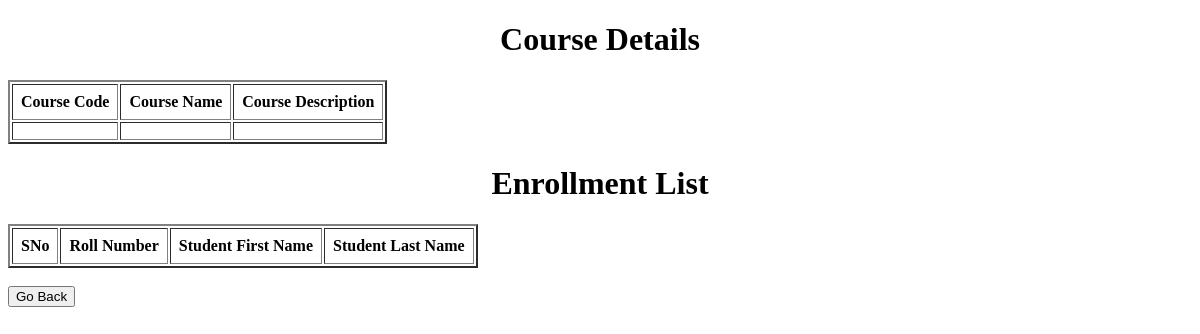
Page /course/3 on the earlier database version.
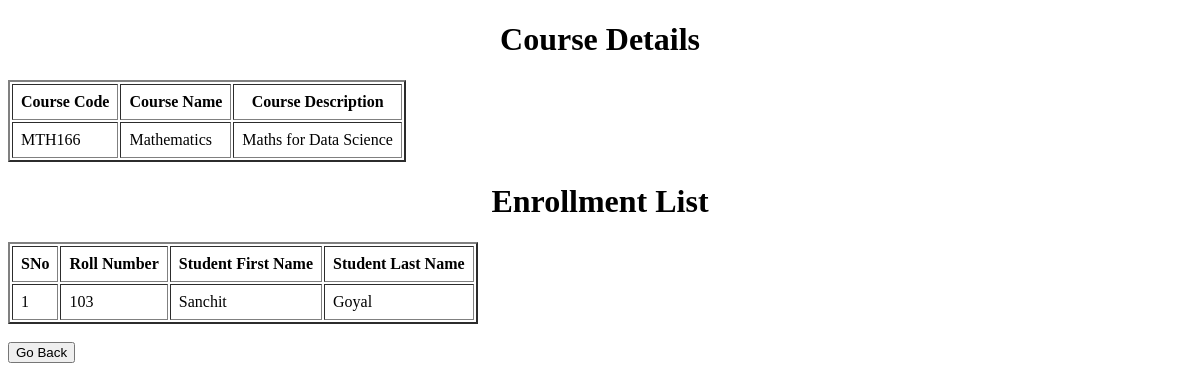
Same page on the later database version.
### app.py (models this page shows)
class Course(db.Model):
    course_id = db.Column(db.Integer, primary_key = True, autoincrement = True)
    course_code = db.Column(db.String, unique = True, nullable = False)
    course_name = db.Column(db.String, nullable = False)
    course_description = db.Column(db.String)
    students = db.relationship("Student", backref = "courses", secondary = "enrollments")

class Student(db.Model):
    student_id = db.Column(db.Integer, primary_key = True, autoincrement = True)
    roll_number = db.Column(db.String, unique = True, nullable = False)
    first_name = db.Column(db.String, nullable = False)
    last_name = db.Column(db.String)

### app.py (the view)
@app.route('/course/<int:course_id>')
def course_info(course_id):
    this_course = Course.query.get(course_id)
    print(this_course)
    return render_template("course_info.html", course = this_course)

### templates/course_info.html (shortened to what this page needs)
<!DOCTYPE html>
<html lang="en">
<head>
</head>
<body>
    <h1 style="text-align: center;">Course Details</h1>
    <table id = 'course-detail' border="2" cellpadding="8px">
        <thead>
            <tr>
                <th>Course Code</th>
                <th>Course Name</th>
                <th>Course Description</th>
            </tr>
        </thead>
        <tbody>
            <tr>
                <td>{{ course.course_code }}</td>
                <td>{{ course.course_name }}</td>
                <td>{{ course.course_description }}</td>
            </tr>
        </tbody>
    </table>
    <h1 style="text-align: center;">Enrollment List</h1>
    <table id =  course-table" border="2" cellpadding="8px">
        <thead>
            <tr>
                <th>SNo</th>
                <th>Roll Number</th>
                <th>Student First Name</th>
                <th>Student Last Name</th>
            </tr>
        </thead>
        <tbody>
            {% for student in course.students %}
            <tr>
                <td>{{ loop.index }}</td>
                <td>{{ student.roll_number }}</td>
                <td>{{ student.first_name }}</td>
                <td>{{ student.last_name }}</td>
            </tr>
            {% endfor %}
        </tbody>
    </table><br>
    <a href="/courses"><button>Go Back</button></a>
</body>
</html>

Differences in the rows shown:
added Course: course_code "MTH166", course_name "Mathematics", course_description "Maths for Data Science"
now on this page (row unchanged): Student: roll_number "103", first_name "Sanchit", last_name "Goyal"
